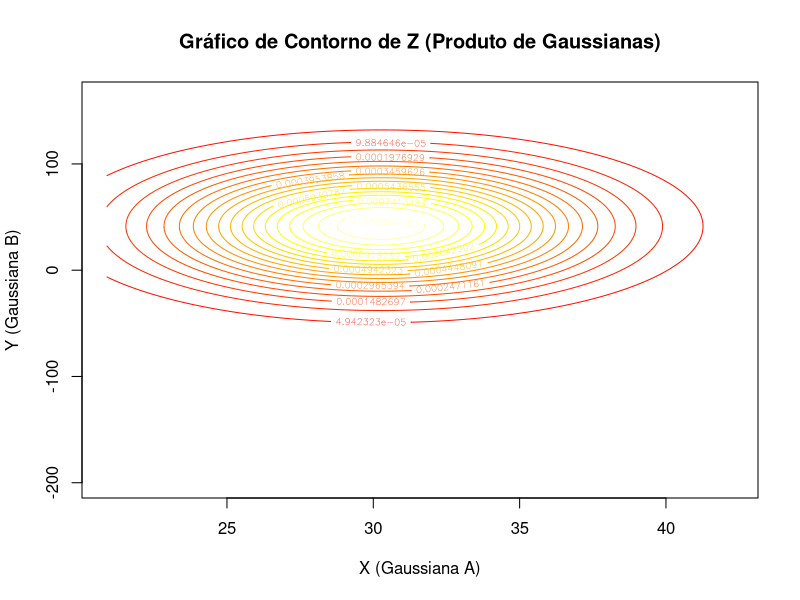

Here is the R script that generated this plot: (Note: this script raises an error after producing the figure.)
# Pedro Henrique Passos   


# Lendo os conjuntos de dados
A = read.delim("dados_A.txt", header=TRUE, sep=" ")
B = read.delim("dados_B.txt", header=TRUE, sep=" ")

# Convertendo em valores numericos
A = as.numeric(A[,1])
B = as.numeric(B[,1])

# Calculando os parametros da distribuilçao normal
muA = mean(A)
sigmaA = sd(A)
muB = mean(B)
sigmaB = sd(B)

# Funcao usada para calcular a densidade de uma distribuicao normal
f = function(x, mu, sigma){
  denominador = sqrt(2 * pi) * sigma
  expoente = -((x - mu)^2) / (2 * sigma^2)
  resultado = exp(expoente) / denominador
  return(resultado)
}

# Matriz que armezana os produtos das densidades de cada distribuicao normal
Z = matrix(0, 1000, 1000)
x = seq(min(A), max(A), len=1000)
y = seq(min(B), max(B), len=1000)


# Montando a matriz 
for(i in 1:1000){
  for(j in 1:1000){
    Z[i,j] = f(x[i],muA,sigmaA) * f(y[j],muB,sigmaB)
  }
}

# Calculando integral onde P (a>b) (diagonal principal pra cima)
integral = 0
for(i in 1:1000){
  for(j in i:1000){  # Percorre os elementos na diagonal principal e acima dela
    integral = integral + Z[i, j]
  }
}

#Realizando a soma de todos os elementos da matriz z (para normalizar o valor probabilidade)
#funcao apply(),propria do R, percorre a matriz a transformando em um vetor unidimensional
#funcao sum(),propria do R, somando todos elementos da matriz transformada em vetor

#soma_total = sum(apply(Z, c(1, 2)))
soma_total = sum(Z)

# Calculando a probabilidade 
probabilidade = integral / soma_total

print(probabilidade)


# Criar o gráfico de contorno
niveis_contorno = seq(min(Z), max(Z), length.out = 20)
contour(x = unique(x), y = unique(y), z = matrix(Z, nrow = 1000), nlevels = length(niveis_contorno), levels = niveis_contorno, col = heat.colors(length(niveis_contorno)), xlab = 'X (Gaussiana A)', ylab = 'Y (Gaussiana B)', main = 'Gráfico de Contorno de Z (Produto de Gaussianas)')

# Adicionar barra de cores
color.legend(levels = niveis_contorno, col = heat.colors(length(niveis_contorno)), align = "rb")

# Adicionar rótulos
title(main = 'Gráfico de Contorno de Z (Produto de Gaussianas)')
xlabel('X (Gaussiana A)')
ylabel('Y (Gaussiana B)')